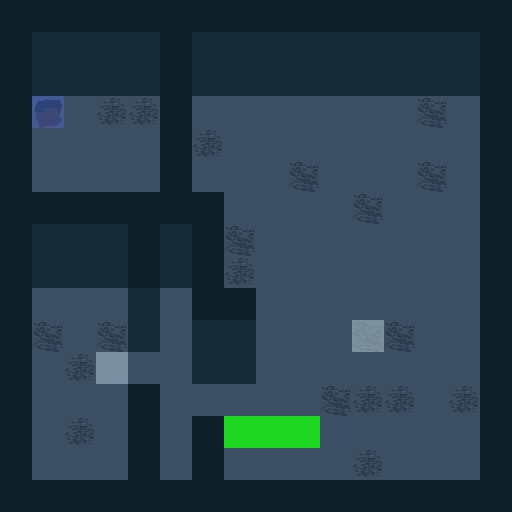

This game map was drawn from its Tiled (.tmx) file and the tilesets committed beside it. A one-line description and the full map source follow:
An orthogonal 16x16 tile map with 32x32 px tiles, 4 tile layers (FloorAuto_values, FloorAuto, Grass_values, Regions), 6 tilesets and 3 objects (3x Enemy).

<map version="1.4" tiledversion="1.4.2" orientation="orthogonal" renderorder="right-down" compressionlevel="0" width="16" height="16" tilewidth="32" tileheight="32" infinite="0" backgroundcolor="#696A79" nextlayerid="6" nextobjectid="1"><tileset firstgid="1" name="MRMOTEXT" tilewidth="8" tileheight="8" tilecount="512" columns="32" objectalignment="topleft" margin="0" spacing="0"><image source="../../../images/MRMOTEXT.png" width="256" height="128" /></tileset><tileset firstgid="513" name="GrassClean" tilewidth="32" tileheight="32" tilecount="12" columns="3" objectalignment="topleft" margin="0" spacing="0"><image source="../../../images/GrassClean.png" width="87" height="122" /></tileset><tileset firstgid="525" name="TilesClean" tilewidth="32" tileheight="32" tilecount="920" columns="40" objectalignment="topleft" margin="0" spacing="0"><image source="../../../images/TilesClean.png" width="1280" height="736" /></tileset><tileset firstgid="1445" name="Regions" tilewidth="32" tileheight="32" tilecount="7" columns="7" objectalignment="topleft"><image source="Regions.intgrid.png" width="224" height="32" /></tileset><tileset firstgid="1452" name="Grass" tilewidth="32" tileheight="32" tilecount="2" columns="2" objectalignment="topleft"><image source="Grass.intgrid.png" width="64" height="32" /></tileset><tileset firstgid="1454" name="FloorAuto" tilewidth="32" tileheight="32" tilecount="9" columns="9" objectalignment="topleft"><image source="FloorAuto.intgrid.png" width="288" height="32" /></tileset><layer id="1" name="FloorAuto_values" width="16" height="16" opacity="1"><data encoding="csv">1456,1456,1456,1456,1456,1456,1456,1456,1456,1456,1456,1456,1456,1456,1456,1456,1456,1462,1462,1462,1462,1456,1462,1462,1462,1462,1462,1462,1462,1462,1462,1456,1456,1462,1462,1462,1462,1456,1462,1462,1462,1462,1462,1462,1462,1462,1462,1456,1456,1461,1454,1454,1454,1456,1454,1454,1454,1454,1454,1454,1454,1454,1454,1456,1456,1454,1454,1454,1454,1456,1454,1454,1454,1454,1454,1454,1454,1454,1454,1456,1456,1454,1454,1454,1454,1456,1454,1454,1454,1454,1454,1454,1454,1454,1454,1456,1456,1456,1456,1456,1456,1456,1456,1454,1454,1454,1454,1454,1454,1454,1454,1456,1456,1462,1462,1462,1456,1462,1456,1454,1454,1454,1454,1454,1454,1454,1454,1456,1456,1462,1462,1462,1456,1462,1456,1454,1454,1454,1454,1454,1454,1454,1454,1456,1456,1454,1454,1454,1462,1454,1456,1456,1454,1454,1454,1454,1454,1454,1454,1456,1456,1454,1454,1454,1462,1454,1462,1462,1454,1454,1454,1454,1454,1454,1454,1456,1456,1454,1454,1454,1454,1454,1462,1462,1454,1454,1454,1454,1454,1454,1454,1456,1456,1454,1454,1454,1456,1454,1454,1454,1454,1454,1454,1454,1454,1454,1454,1456,1456,1454,1454,1454,1456,1454,1456,1454,1454,1454,1454,1454,1454,1454,1454,1456,1456,1454,1454,1454,1456,1454,1456,1454,1454,1454,1454,1454,1454,1454,1454,1456,1456,1456,1456,1456,1456,1456,1456,1456,1456,1456,1456,1456,1456,1456,1456,1456</data></layer><layer id="2" name="FloorAuto" width="16" height="16" opacity="1"><data encoding="csv">568,568,568,568,568,568,568,568,568,568,568,568,568,568,568,568,568,662,662,662,662,568,662,662,662,662,662,662,662,662,662,568,568,662,662,662,662,568,662,662,662,662,662,662,662,662,662,568,568,984,990,1030,1030,568,990,990,990,990,990,990,990,989,990,568,568,990,990,990,990,568,1030,990,990,990,990,990,990,990,990,568,568,990,990,990,990,568,990,990,990,989,990,990,990,989,990,568,568,568,568,568,568,568,568,990,990,990,990,989,990,990,990,568,568,662,662,662,568,662,568,989,990,990,990,990,990,990,990,568,568,662,662,662,568,662,568,1030,990,990,990,990,990,990,990,568,568,990,990,990,662,990,568,568,990,990,990,990,990,990,990,568,568,989,990,989,662,990,662,662,990,990,990,989,989,990,990,568,568,990,1030,990,990,990,662,662,990,990,990,990,990,990,990,568,568,990,990,990,568,990,990,990,990,990,989,1030,1030,990,1030,568,568,990,1030,990,568,990,568,990,990,990,990,990,990,990,990,568,568,990,990,990,568,990,568,990,990,990,990,1030,990,990,990,568,568,568,568,568,568,568,568,568,568,568,568,568,568,568,568,568</data></layer><layer id="3" name="Grass_values" width="16" height="16" opacity="1"><data encoding="csv">0,0,0,0,0,0,0,0,0,0,0,0,0,0,0,0,0,0,0,0,0,0,0,0,0,0,0,0,0,0,0,0,0,0,0,0,0,0,0,0,0,0,0,0,0,0,0,0,0,0,0,0,0,0,0,0,0,0,0,0,0,0,0,0,0,0,0,0,0,0,0,0,0,0,0,0,0,0,0,0,0,0,0,0,0,0,0,0,0,0,0,0,0,0,0,0,0,0,0,0,0,0,0,0,0,0,0,0,0,0,0,0,0,0,0,0,0,0,0,0,0,0,0,0,0,0,0,0,0,0,0,0,0,0,0,0,0,0,0,0,0,0,0,0,0,0,0,0,0,0,0,0,0,0,0,0,0,0,0,0,0,0,0,0,0,0,0,0,0,0,0,0,0,0,0,0,0,0,0,0,0,0,0,0,0,0,0,0,0,0,0,0,0,0,0,0,0,0,0,0,0,0,0,0,0,0,0,0,0,0,0,0,0,0,0,1452,1452,1452,0,0,0,0,0,0,0,0,0,0,0,0,0,0,0,0,0,0,0,0,0,0,0,0,0,0,0,0,0,0,0,0,0,0,0,0,0,0</data></layer><layer id="4" name="Regions" width="16" height="16" opacity="0.5"><data encoding="csv">0,0,0,0,0,0,0,0,0,0,0,0,0,0,0,0,0,0,0,0,0,0,0,0,0,0,0,0,0,0,0,0,0,0,0,0,0,0,0,0,0,0,0,0,0,0,0,0,0,1447,0,0,0,0,0,0,0,0,0,0,0,0,0,0,0,0,0,0,0,0,0,0,0,0,0,0,0,0,0,0,0,0,0,0,0,0,0,0,0,0,0,0,0,0,0,0,0,0,0,0,0,0,0,0,0,0,0,0,0,0,0,0,0,0,0,0,0,0,0,0,0,0,0,0,0,0,0,0,0,0,0,0,0,0,0,0,0,0,0,0,0,0,0,0,0,0,0,0,0,0,0,0,0,0,0,0,0,0,0,0,0,0,0,0,0,0,0,0,0,0,0,1449,0,0,0,0,0,0,0,1449,0,0,0,0,0,0,0,0,0,0,0,0,0,0,0,0,0,0,0,0,0,0,0,0,0,0,0,0,0,0,0,0,0,0,0,0,0,0,0,0,0,0,0,0,0,0,0,0,0,0,0,0,0,0,0,0,0,0,0,0,0,0,0,0,0,0,0,0,0,0,0,0,0,0,0,0</data></layer><objectgroup id="5" name="Entities"><object name="Enemy" x="224" y="128" width="32" height="32"><properties><property name="__anchorX" type="int" value="224" /><property name="__anchorY" type="int" value="128" /><property name="__cx" type="int" value="7" /><property name="__cy" type="int" value="4" /><property name="EnemyTypes" value="Grunt" /><property name="Path_0" value="8,4" /><property name="Path_1" value="9,4" /><property name="Path_2" value="10,4" /><property name="Path_3" value="11,4" /><property name="Path_4" value="11,6" /><property name="Path_5" value="11,7" /><property name="Path_6" value="10,7" /><property name="Path_7" value="10,8" /><property name="Path_8" value="9,8" /><property name="Path_9" value="8,8" /><property name="Path_10" value="7,8" /><property name="Path_11" value="7,7" /><property name="Path_12" value="7,6" /><property name="Path_13" value="7,5" /><property name="Path_14" value="7,4" /><property name="Path_15" value="7,5" /></properties></object><object name="Enemy" x="160" y="288" width="32" height="32"><properties><property name="__anchorX" type="int" value="160" /><property name="__anchorY" type="int" value="288" /><property name="__cx" type="int" value="5" /><property name="__cy" type="int" value="9" /><property name="EnemyTypes" value="Grunt" /><property name="Path_0" value="5,10" /><property name="Path_1" value="5,11" /><property name="Path_2" value="5,12" /><property name="Path_3" value="5,13" /><property name="Path_4" value="5,14" /></properties></object><object name="Enemy" x="192" y="384" width="32" height="32"><properties><property name="__anchorX" type="int" value="192" /><property name="__anchorY" type="int" value="384" /><property name="__cx" type="int" value="6" /><property name="__cy" type="int" value="12" /><property name="EnemyTypes" value="Grunt" /><property name="Path_0" value="7,12" /><property name="Path_1" value="8,12" /><property name="Path_2" value="9,12" /><property name="Path_3" value="10,12" /></properties></object></objectgroup></map>
